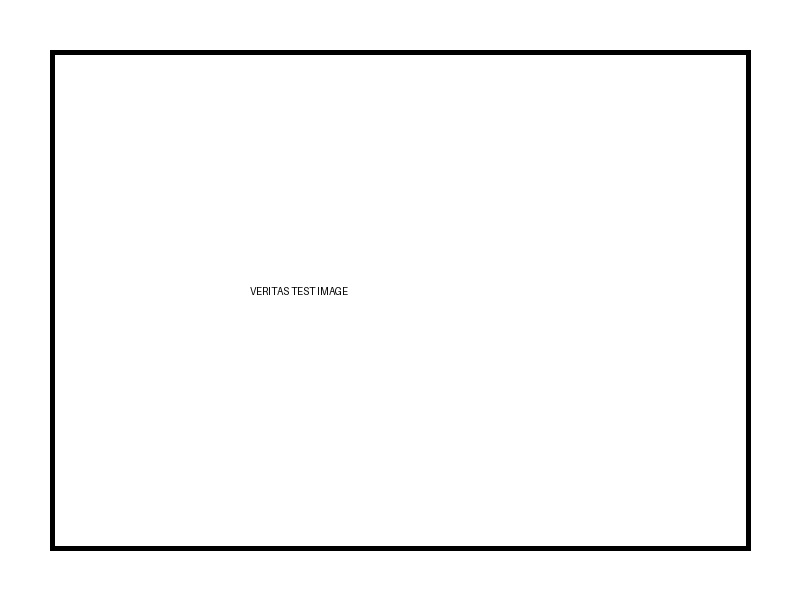
#> input picture data/test_veritas.jpg, 800 x 600 px
$ python -i noise_frequency_analysis.py   (imports and definitions only)   (older library calls are emulated)
#> lines starting #> are read from the running program, lines starting #| are printed output that depends on the picture
#> further down, picture is the input picture: PIL image 800x600 RGB; min 0, max 255, mean 248.5
import base64

import cv2
import numpy as np
from PIL import Image


def image_to_base64(
    image: np.ndarray,
    color_mode: str = "BGR",
) -> str:
    """Convert an OpenCV image into a base64 PNG string."""
    if color_mode == "GRAY":
        output_image = image
    elif color_mode == "RGB":
        output_image = cv2.cvtColor(image, cv2.COLOR_RGB2BGR)
    else:
        output_image = image

    success, encoded = cv2.imencode(".png", output_image)
    if not success:
        raise ValueError("Unable to encode analysis image.")

    return base64.b64encode(encoded.tobytes()).decode("utf-8")


def normalize_to_uint8(image: np.ndarray) -> np.ndarray:
    """Normalize an array safely into the 0-255 uint8 range."""
    image = np.asarray(image, dtype=np.float32)
    if image.size == 0:
        return np.zeros((1, 1), dtype=np.uint8)

    minimum = float(np.min(image))
    maximum = float(np.max(image))

    if maximum - minimum < 1e-8:
        return np.zeros_like(image, dtype=np.uint8)

    normalized = (image - minimum) / (maximum - minimum)
    return np.clip(normalized * 255.0, 0, 255).astype(np.uint8)


def create_low_frequency_component(gray_image: np.ndarray) -> np.ndarray:
    """
    Generate the low-frequency image component.

    Low-frequency content represents the smooth, large-scale structures
    of the submitted image after suppressing fine detail and noise.
    """
    low_frequency = cv2.GaussianBlur(
        gray_image,
        (21, 21),
        0,
    )
    return low_frequency.astype(np.uint8)


def create_high_frequency_component(gray_image: np.ndarray) -> np.ndarray:
    """
    Generate the high-frequency image component.

    This isolates edges, fine texture and high-frequency residual detail
    by subtracting a low-pass representation from the original image.
    """
    low_frequency = create_low_frequency_component(gray_image)
    residual = (
        gray_image.astype(np.float32)
        - low_frequency.astype(np.float32)
    )

    # Center the residual around mid-gray so positive and negative
    # high-frequency components remain visible in the final image.
    centered = residual + 128.0
    return np.clip(centered, 0, 255).astype(np.uint8)


def create_noise_map(gray_image: np.ndarray) -> np.ndarray:
    """Generate a visual high-frequency noise map."""
    blurred = cv2.GaussianBlur(gray_image, (5, 5), 0)
    residual = cv2.absdiff(gray_image, blurred)
    normalized = normalize_to_uint8(residual)
    return cv2.applyColorMap(normalized, cv2.COLORMAP_JET)


def create_noise_heatmap(gray_image: np.ndarray) -> np.ndarray:
    """Generate a smoothed heatmap showing spatial noise concentration."""
    blurred = cv2.GaussianBlur(gray_image, (5, 5), 0)
    residual = cv2.absdiff(gray_image, blurred)
    residual = cv2.GaussianBlur(residual, (11, 11), 0)
    normalized = normalize_to_uint8(residual)
    return cv2.applyColorMap(normalized, cv2.COLORMAP_JET)


def create_fft_spectrum(gray_image: np.ndarray) -> np.ndarray:
    """Generate a visual FFT frequency spectrum."""
    float_image = gray_image.astype(np.float32)
    float_image -= np.mean(float_image)

    fft = np.fft.fft2(float_image)
    fft_shifted = np.fft.fftshift(fft)
    magnitude = np.abs(fft_shifted)
    log_magnitude = np.log1p(magnitude)

    normalized = normalize_to_uint8(log_magnitude)
    return cv2.applyColorMap(normalized, cv2.COLORMAP_JET)


def calculate_frequency_distribution(
    log_magnitude: np.ndarray,
    bins: int = 50,
) -> list:
    """Generate normalized low-to-high frequency distribution data."""
    height, width = log_magnitude.shape
    center_y = height // 2
    center_x = width // 2

    y, x = np.ogrid[:height, :width]
    distance = np.sqrt(
        (x - center_x) ** 2
        + (y - center_y) ** 2
    )

    max_radius = float(distance.max())
    if max_radius <= 0:
        return []

    radius_values = distance / max_radius
    distribution = []

    for index in range(bins):
        start = index / bins
        end = (index + 1) / bins
        mask = (radius_values >= start) & (radius_values < end)
        values = log_magnitude[mask]
        energy = float(np.mean(values)) if values.size else 0.0

        distribution.append(
            {
                "frequency_radius": round((start + end) / 2, 4),
                "energy": round(energy, 6),
            }
        )

    return distribution


def analyze_noise_frequency(image: Image.Image) -> dict:
    """
    Perform complete spatial-noise and frequency-domain analysis.

    All visual outputs are generated from the actual submitted image.
    These measurements are supporting forensic indicators only.
    """
    rgb_image = np.array(image.convert("RGB"))
    if rgb_image.size == 0:
        raise ValueError("The image contains no pixel data.")

    gray_image = cv2.cvtColor(rgb_image, cv2.COLOR_RGB2GRAY)
    height, width = gray_image.shape
#> height = 600; width = 800

    if height < 8 or width < 8:
        raise ValueError(
            "Image is too small for reliable noise and frequency analysis."
        )

    # ---------------------------------------------------------
    # 1. Noise residual
    # ---------------------------------------------------------
    blurred = cv2.GaussianBlur(gray_image, (5, 5), 0)
    noise_residual = (
        gray_image.astype(np.float32)
        - blurred.astype(np.float32)
    )
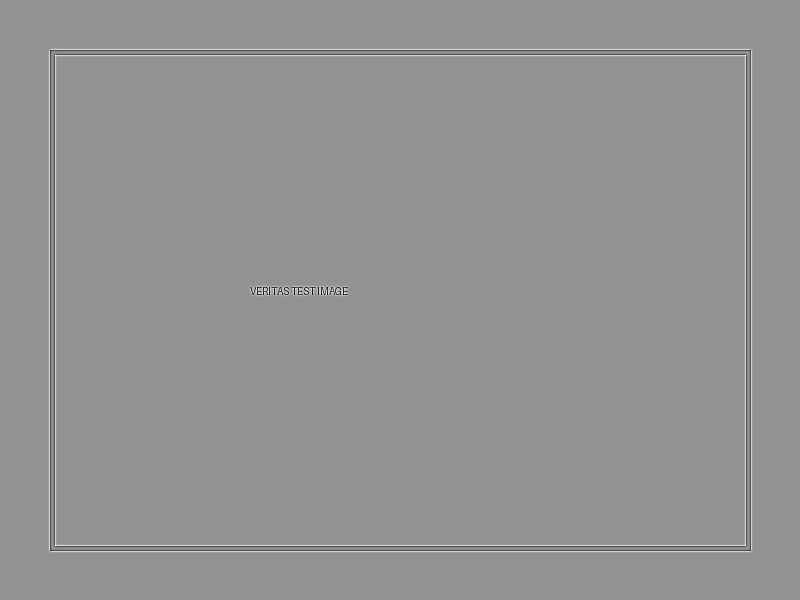
#> noise_residual: shape (600, 800) float32; min -181, max 134, mean 0; drawn with min black and max white

    noise_variance = float(np.var(noise_residual))
#> noise_variance = 143
    noise_standard_deviation = float(np.std(noise_residual))
#> noise_standard_deviation = 11.96

    # ---------------------------------------------------------
    # 2. Sharpness
    # ---------------------------------------------------------
    laplacian = cv2.Laplacian(gray_image, cv2.CV_64F)
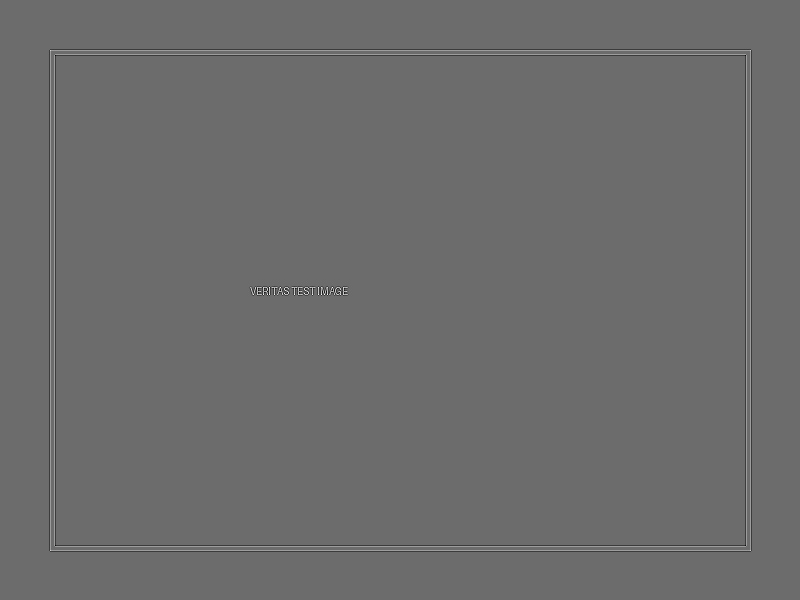
#> laplacian: shape (600, 800) float64; min -561, max 760, mean 0; drawn with min black and max white
    sharpness_variance = float(laplacian.var())
#> sharpness_variance = 1461.6

    # ---------------------------------------------------------
    # 3. FFT
    # ---------------------------------------------------------
    float_gray = gray_image.astype(np.float32)
    float_gray -= np.mean(float_gray)

    fft = np.fft.fft2(float_gray)
    fft_shifted = np.fft.fftshift(fft)
    magnitude = np.abs(fft_shifted)
    log_magnitude = np.log1p(magnitude)
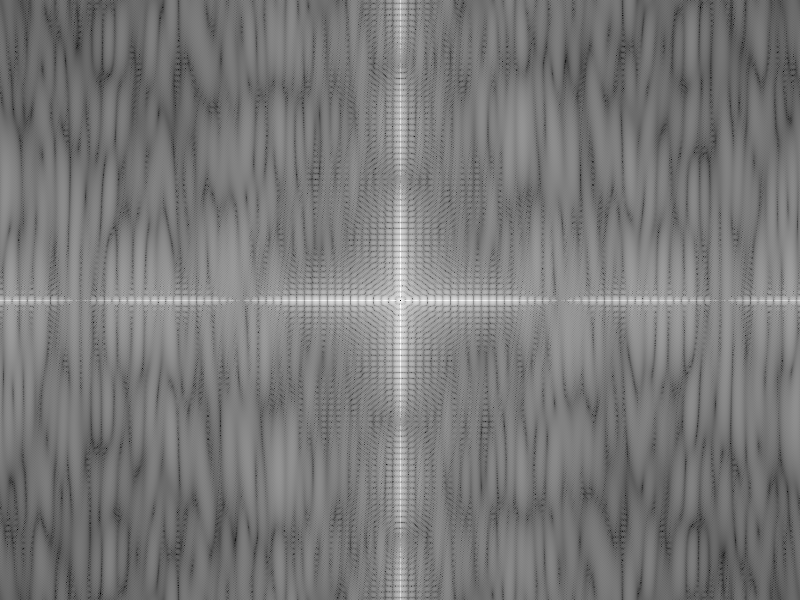
#> log_magnitude: shape (600, 800) float64; min 1.36, max 14.35, mean 7.49; drawn with min black and max white

    frequency_energy = float(np.mean(log_magnitude))
#> frequency_energy = 7.49

    # ---------------------------------------------------------
    # 4. High-frequency ratio
    # ---------------------------------------------------------
    center_y = height // 2
#> center_y = 300
    center_x = width // 2
#> center_x = 400

    y, x = np.ogrid[:height, :width]
#> y = 600 values from 0 to 599
    distance = np.sqrt(
        (x - center_x) ** 2
        + (y - center_y) ** 2
    )

    low_frequency_radius = min(center_x, center_y) * 0.25
#> low_frequency_radius = 75
    high_frequency_mask = distance > low_frequency_radius

    total_energy = float(np.sum(log_magnitude))
#> total_energy = 3592955.3
    high_frequency_energy = float(
        np.sum(log_magnitude[high_frequency_mask])
    )
#> high_frequency_energy = 3426459.4

    if total_energy > 0:
        high_frequency_ratio = high_frequency_energy / total_energy
#> high_frequency_ratio = 0.954
    else:
        high_frequency_ratio = 0.0

    high_frequency_ratio = float(
        np.clip(high_frequency_ratio, 0.0, 1.0)
    )

    # ---------------------------------------------------------
    # 5. Qualitative values
    # ---------------------------------------------------------
    if noise_standard_deviation < 3:
        noise_level = "Low"
    elif noise_standard_deviation < 8:
        noise_level = "Moderate"
    else:
        noise_level = "High"

    if sharpness_variance < 50:
        sharpness_level = "Very low"
    elif sharpness_variance < 150:
        sharpness_level = "Low"
    elif sharpness_variance < 500:
        sharpness_level = "Moderate"
    elif sharpness_variance < 1500:
        sharpness_level = "High"
    else:
        sharpness_level = "Very high"

    if high_frequency_ratio < 0.65:
        frequency_characteristic = "Low-frequency dominant"
    elif high_frequency_ratio < 0.80:
        frequency_characteristic = "Balanced frequency distribution"
    else:
        frequency_characteristic = "High-frequency dominant"

    # ---------------------------------------------------------
    # 6. Visual forensic components
    # ---------------------------------------------------------
    low_frequency_component = create_low_frequency_component(gray_image)
    high_frequency_component = create_high_frequency_component(gray_image)
    noise_map = create_noise_map(gray_image)
#> in create_noise_map, `residual = cv2.absdiff(gray_image, blurred)`:
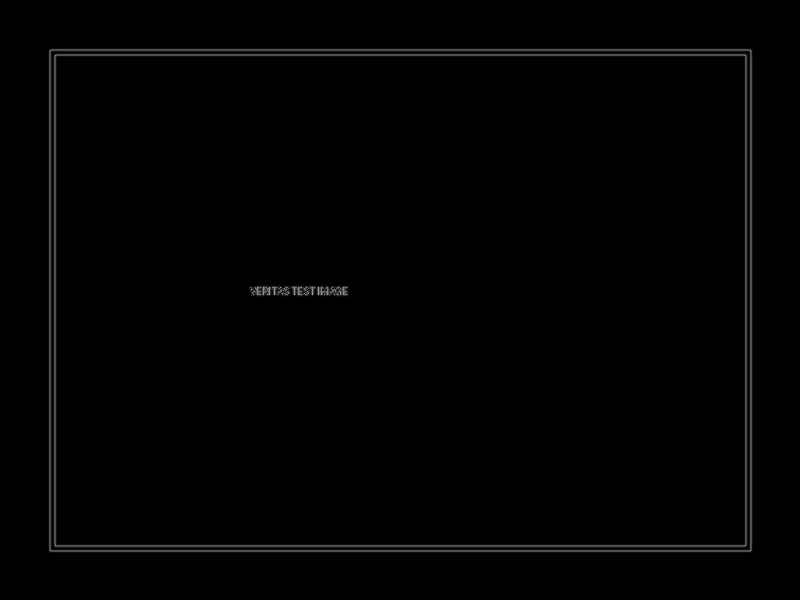
#> residual: shape (600, 800); min 0, max 181, mean 2
#> in normalize_to_uint8, `minimum = float(np.min(image))`: minimum = 0
#> in normalize_to_uint8, `maximum = float(np.max(image))`: maximum = 181
    fft_spectrum = create_fft_spectrum(gray_image)
#> in create_fft_spectrum, `return cv2.applyColorMap(normalized, cv2.COLORMAP_JET)`:
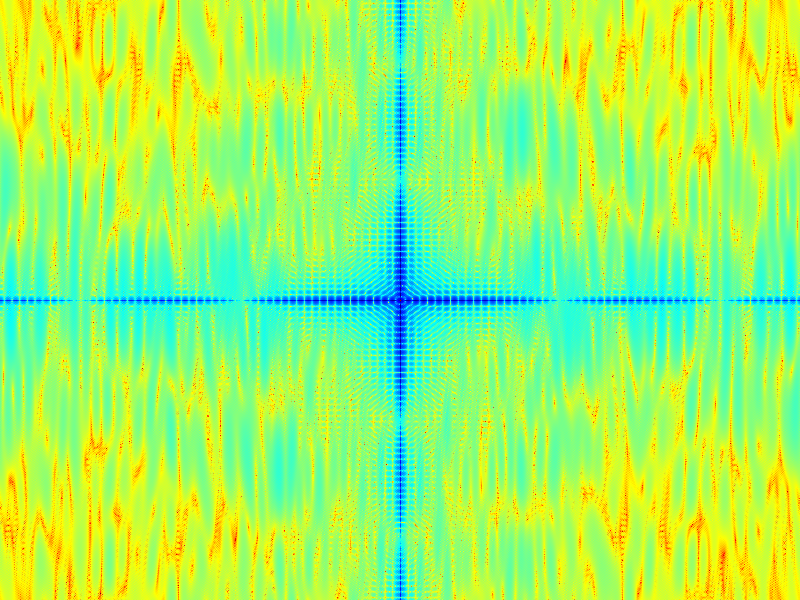
#> returned value: shape (600, 800, 3); mean of channels 0, 1, 2 157.6, 248.2, 98.2; drawn as R, G, B
    noise_heatmap = create_noise_heatmap(gray_image)
#> in normalize_to_uint8 (call 3), `image = np.asarray(image, dtype=np.float32)`:
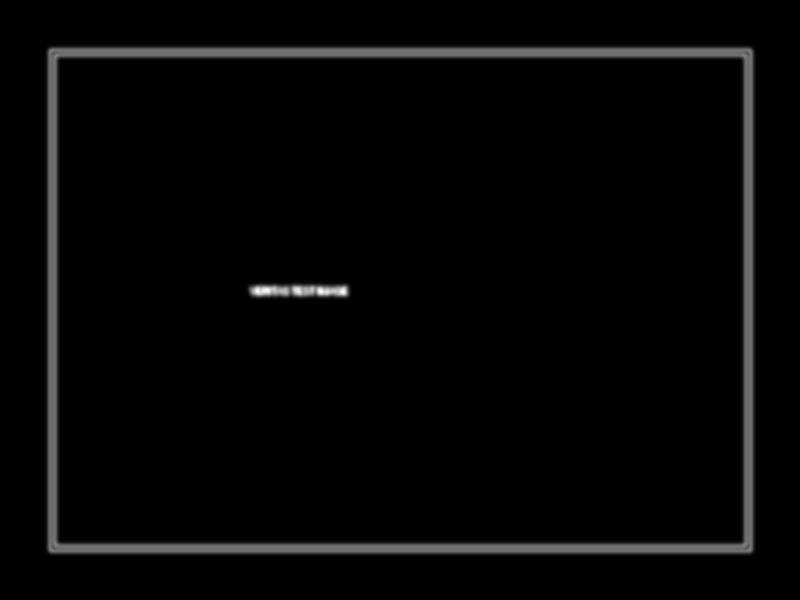
#> image: shape (600, 800) float32; min 0, max 86, mean 2; drawn with min black and max white
#> in normalize_to_uint8 (call 3), `minimum = float(np.min(image))`: minimum = 0
#> in normalize_to_uint8 (call 3), `maximum = float(np.max(image))`: maximum = 86
#> in create_noise_heatmap, `return cv2.applyColorMap(normalized, cv2.COLORMAP_JET)`:
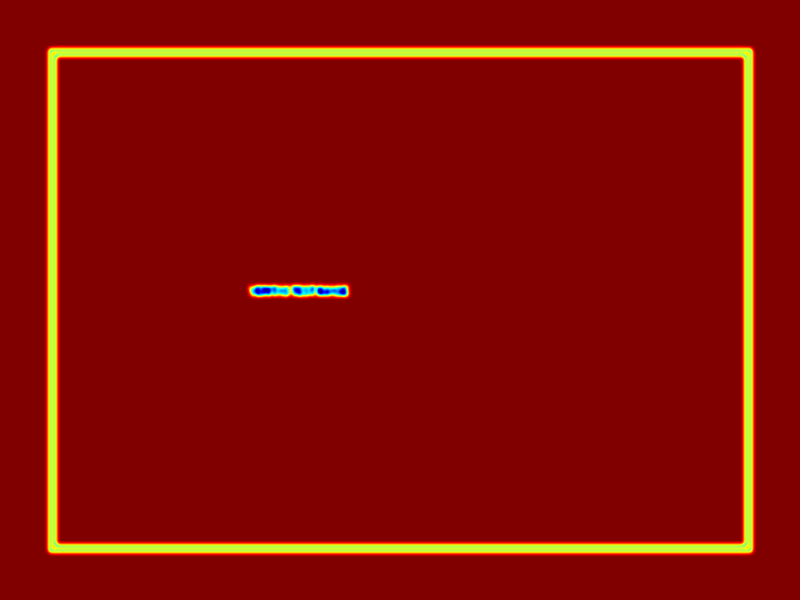
#> returned value: shape (600, 800, 3); mean of channels 0, 1, 2 134.6, 12.2, 2.4; drawn as R, G, B
    frequency_distribution = calculate_frequency_distribution(log_magnitude)
#> the loop in calculate_frequency_distribution, `for index in range(bins):` made 50 passes
#> energy on passes 1 to 12: 11.78, 10.87, 10.29, 9.9, 9.56, 9.17, 8.9, 8.6, 8.35, 8.11, 8.01, 7.92
#> after the loop in calculate_frequency_distribution, `for index in range(bins):`: distribution = 50 items
#> frequency_distribution = 50 items

    # ---------------------------------------------------------
    # 7. Warnings
    # ---------------------------------------------------------
    warnings = []

    if noise_level == "Low":
        warnings.append(
            "The image contains relatively low estimated high-frequency noise."
        )
    elif noise_level == "High":
        warnings.append(
            "The image contains relatively high estimated high-frequency noise."
        )

    if frequency_characteristic == "High-frequency dominant":
        warnings.append(
            "The frequency spectrum contains a relatively high proportion of high-frequency energy."
        )

    return {
        "status": "PASS",
        "image_width": int(width),
        "image_height": int(height),
        "noise_level": noise_level,
        "noise_variance": round(noise_variance, 4),
        "noise_standard_deviation": round(noise_standard_deviation, 4),
        "sharpness_variance": round(sharpness_variance, 4),
        "sharpness_level": sharpness_level,
        "frequency_energy": round(frequency_energy, 4),
        "high_frequency_energy_ratio": round(high_frequency_ratio, 4),
        "frequency_characteristic": frequency_characteristic,
        "low_frequency_base64": image_to_base64(
            low_frequency_component,
            color_mode="GRAY",
        ),
        "high_frequency_base64": image_to_base64(
            high_frequency_component,
            color_mode="GRAY",
        ),
        "noise_map_base64": image_to_base64(noise_map),
        "fft_spectrum_base64": image_to_base64(fft_spectrum),
        "noise_heatmap_base64": image_to_base64(noise_heatmap),
        "frequency_distribution": frequency_distribution,
        "warnings": warnings,
        "forensic_note": (
            "Noise, sharpness, and frequency characteristics are supporting "
            "forensic indicators only. They do not independently establish "
            "whether an image is authentic or manipulated."
        ),
    }

>>> from PIL import Image
>>> picture = Image.open('../../data/test_veritas.jpg')
>>> result = analyze_noise_frequency(picture)
#> result = 19 items
